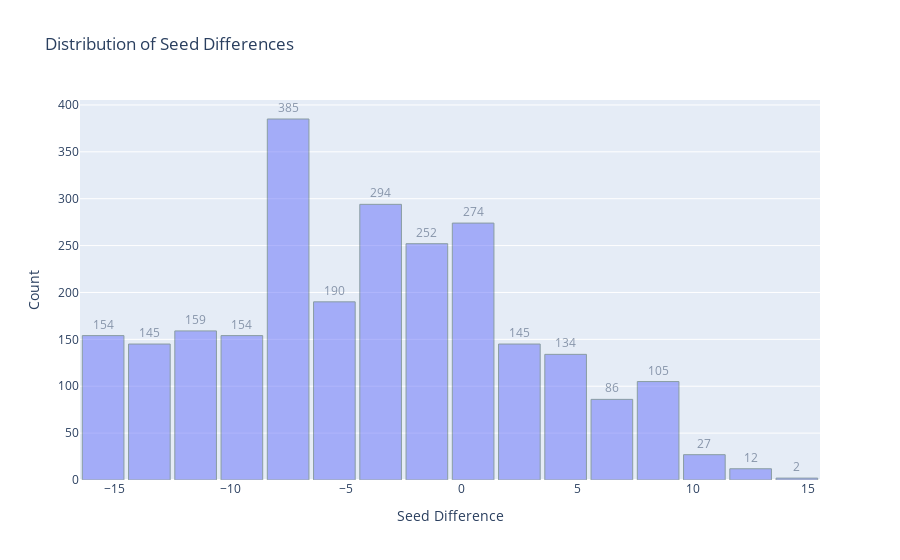

Notebook code for this chart:
### Markdown cell above
### Histogram of Distribution of Seed Differences

### Code cell
# Histogram to understand the impact of seed difference on the outcome of the game
fig = go.Figure()
fig.add_trace(
    go.Histogram(
        x=upset_analysis['SeedDiff'],
        nbinsx=20,
        opacity=0.5,
        name="Seed Difference"
    )
)
fig.update_traces(
    texttemplate="%{y}",
    textposition="outside",
    marker=dict(
        line=dict(width=1, color='DarkSlateGrey')
    )
)
fig.update_layout(
    title="Distribution of Seed Differences",
    xaxis_title="Seed Difference",
    yaxis_title="Count",
    bargap=0.1
)
fig.show()

### Figure 1 — Plotly figure (JSON) as saved in the notebook; plotly's stock layout.template omitted (floating-point values rounded to 4 significant figures; data arrays with more than 128 entries replaced by an {"elided": "..."} marker saying what was removed)
{"data": [{"marker": {"line": {"color": "DarkSlateGrey", "width": 1}}, "name": "Seed Difference", "nbinsx": 20, "opacity": 0.5, "textposition": "outside", "texttemplate": "%{y}", "type": "histogram", "x": {"elided": "2518 int values"}}], "layout": {"bargap": 0.1, "title": {"text": "Distribution of Seed Differences"}, "xaxis": {"title": {"text": "Seed Difference"}}, "yaxis": {"title": {"text": "Count"}}}}
